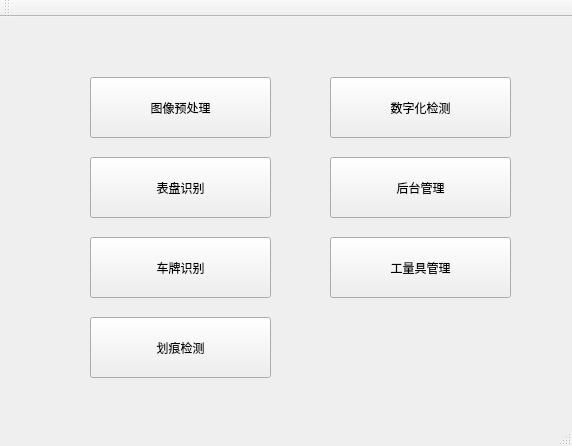
<?xml version="1.0" encoding="UTF-8"?>
<ui version="4.0">
 <class>MainWindow</class>
 <widget class="QMainWindow" name="MainWindow">
  <property name="geometry">
   <rect>
    <x>0</x>
    <y>0</y>
    <width>572</width>
    <height>446</height>
   </rect>
  </property>
  <property name="windowTitle">
   <string>MainWindow</string>
  </property>
  <widget class="QWidget" name="centralWidget">
   <widget class="QPushButton" name="pushButton">
    <property name="geometry">
     <rect>
      <x>90</x>
      <y>60</y>
      <width>181</width>
      <height>61</height>
     </rect>
    </property>
    <property name="styleSheet">
     <string notr="true">font: 16pt &quot;AcadEref&quot;;</string>
    </property>
    <property name="text">
     <string>图像预处理</string>
    </property>
   </widget>
   <widget class="QPushButton" name="pushButton_2">
    <property name="geometry">
     <rect>
      <x>90</x>
      <y>140</y>
      <width>181</width>
      <height>61</height>
     </rect>
    </property>
    <property name="styleSheet">
     <string notr="true">font: 16pt &quot;AcadEref&quot;;</string>
    </property>
    <property name="text">
     <string>表盘识别</string>
    </property>
   </widget>
   <widget class="QPushButton" name="pushButton_3">
    <property name="geometry">
     <rect>
      <x>90</x>
      <y>220</y>
      <width>181</width>
      <height>61</height>
     </rect>
    </property>
    <property name="styleSheet">
     <string notr="true">font: 16pt &quot;AcadEref&quot;;</string>
    </property>
    <property name="text">
     <string>车牌识别</string>
    </property>
   </widget>
   <widget class="QPushButton" name="pushButton_4">
    <property name="geometry">
     <rect>
      <x>90</x>
      <y>300</y>
      <width>181</width>
      <height>61</height>
     </rect>
    </property>
    <property name="styleSheet">
     <string notr="true">font: 16pt &quot;AcadEref&quot;;</string>
    </property>
    <property name="text">
     <string>划痕检测</string>
    </property>
   </widget>
   <widget class="QPushButton" name="pushButton_5">
    <property name="geometry">
     <rect>
      <x>330</x>
      <y>60</y>
      <width>181</width>
      <height>61</height>
     </rect>
    </property>
    <property name="styleSheet">
     <string notr="true">font: 16pt &quot;AcadEref&quot;;</string>
    </property>
    <property name="text">
     <string>数字化检测</string>
    </property>
   </widget>
   <widget class="QPushButton" name="pushButton_6">
    <property name="geometry">
     <rect>
      <x>330</x>
      <y>140</y>
      <width>181</width>
      <height>61</height>
     </rect>
    </property>
    <property name="styleSheet">
     <string notr="true">font: 16pt &quot;AcadEref&quot;;</string>
    </property>
    <property name="text">
     <string>后台管理</string>
    </property>
   </widget>
   <widget class="QPushButton" name="pushButton_7">
    <property name="geometry">
     <rect>
      <x>330</x>
      <y>220</y>
      <width>181</width>
      <height>61</height>
     </rect>
    </property>
    <property name="styleSheet">
     <string notr="true">font: 16pt &quot;AcadEref&quot;;</string>
    </property>
    <property name="text">
     <string>工量具管理</string>
    </property>
   </widget>
  </widget>
  <widget class="QMenuBar" name="menuBar">
   <property name="geometry">
    <rect>
     <x>0</x>
     <y>0</y>
     <width>572</width>
     <height>25</height>
    </rect>
   </property>
  </widget>
  <widget class="QToolBar" name="mainToolBar">
   <attribute name="toolBarArea">
    <enum>TopToolBarArea</enum>
   </attribute>
   <attribute name="toolBarBreak">
    <bool>false</bool>
   </attribute>
  </widget>
  <widget class="QStatusBar" name="statusBar"/>
 </widget>
 <layoutdefault spacing="6" margin="11"/>
 <resources/>
 <connections/>
</ui>
